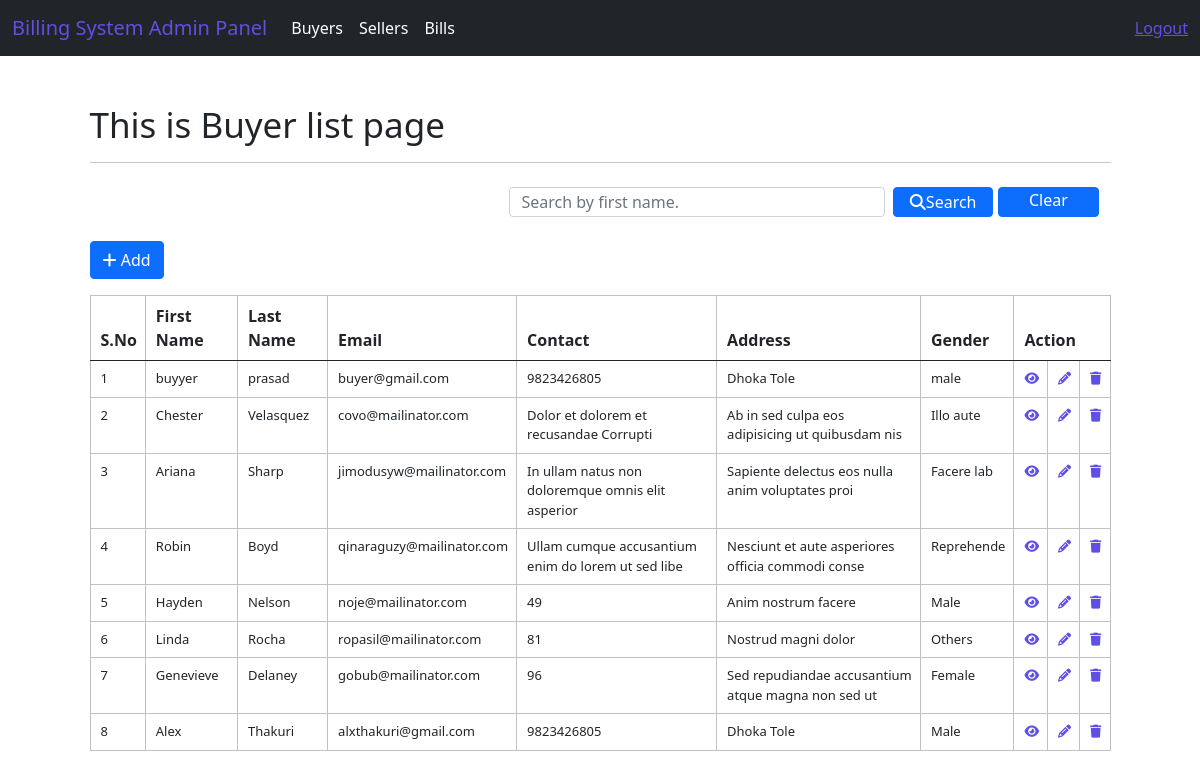
Screenshot of /system/buyer/index (signed in) with the database file from the repository.
### system/models.py (models this page shows)
class CustomUser(AbstractUser):
    MALE = 'Male'
    FEMALE = 'Female'
    OTHERS = 'Female'
    GENDER_CHOICES = [
            (MALE, 'Male'),
            (FEMALE, 'Female'),
            (OTHERS, 'Others'),
            ]
    BUYER_ROLE = 'Buyer'
    SELLER_ROLE = 'Seller'
    ROLE_CHOICES = [
            (BUYER_ROLE, 'Buyer'),
            (SELLER_ROLE, 'Seller'),
            ]
    username = models.CharField(max_length=50, unique=True)
    first_name = models.CharField(max_length=50)
    last_name = models.CharField(max_length=50)
    address = models.CharField(max_length=50)
    contact = models.CharField(max_length=50)
    email = models.EmailField(max_length=50)
    gender = models.CharField(max_length=10, choices=GENDER_CHOICES)
    role = models.CharField(max_length=20, choices=ROLE_CHOICES)
    objects = UserManager()
    REQUIRED_FIELDS = []

### system/views.py (the view)
# urls.py: path("buyer/index",views.buyer_index,name= 'index-buyer'),
@login_required(login_url='login')
def buyer_index(request):
    buyer_list = CustomUser.objects.filter(role="Buyer").order_by('id')
    context = {"data": buyer_list}
    if request.method == "POST":
        search = request.POST.get('search')
        buyers = CustomUser.objects.filter(role="Buyer",first_name__icontains=search)
        context = {"data": buyers}
        return render(request, 'adminPanel/buyers/buyers_index.html', context)
    return render(request, 'adminPanel/buyers/buyers_index.html', context)

### templates/adminPanel/buyers/buyers_index.html (shortened to what this page needs)
{% extends 'layouts/master.html' %}
{% block custom_css %}
<link rel="stylesheet" href="https://cdnjs.cloudflare.com/ajax/libs/font-awesome/6.3.0/css/all.min.css"/>
{% endblock %}
{% block content %}
<div class="container mt-5">
    <h1>This is Buyer list page</h1>
    <hr>
    <nav class="navbar bg-body-tertiary">
        <div class="container-fluid">
              <form class="d-flex" role="search" action="{% url 'index-buyer' %}" method="POST">
                <input style="height: 30px;" class="form-control me-2" type="text" name="search" placeholder="Search by first name." aria-label="Search">
                <button class="btn btn-primary mb-3 mr-3" type="submit" style="height:30px; width: 160px; padding: 0px;"><i class="fa-solid fa-search"></i>Search</button>
                <a href="{% url 'index-buyer' %}" class="btn btn-primary mb-3 ml-2"  style="height:30px; width: 160px; padding: 0px; margin-left: 5px;">Clear</a>
              </form>
        </div>
    </nav>
    <a href="{% url 'add-buyer' %}" class="btn btn-primary mb-3"><i class="fa-solid fa-plus"></i> Add</a>
    <div class="row">
        <div class="col-12">
            <table class="table table-striped-columns table-hover">
                <thead>
                    <tr>
                        <th>S.No</th>
                        <th>First Name</th>
                        <th>Last Name</th>
                        <th>Email</th>
                        <th>Contact</th>
                        <th>Address</th>
                        <th>Gender</th>
                        <th colspan="3">Action</th>
                    </tr>
                </thead>
                <tbody>
                    {% for val in data %}
                    <tr>
                        <td>{{ forloop.counter }}</td>
                        <td>{{ val.first_name }}</td>
                        <td>{{ val.last_name }}</td>
                        <td>{{val.email}}</td>
                        <td>{{val.contact}}</td>
                        <td>{{val.address}}</td>
                        <td>{{val.gender}}</td>
                        <td><a href="{% url 'view-buyer' val.id %}"><i class="fa-solid fa-eye"></i></a></td>
                        <td><a href="{% url 'edit-buyer' val.id %}"><i class="fa-solid fa-pencil"></i></a></td>
                        <td><a href="{% url 'delete-buyer' val.id %}"><i class="fa-solid fa-trash"></i></a></td>
                    </tr>
                    {% endfor %}
                </tbody>
            </table>
        </div>
    </div>
</div>
{% endblock %}

### static/css/style.css (style rules this page uses)
h1 { font-size: 35px; }
.table-elements tr, td, th { font-size: 13px; border: 1px solid rgb(194, 193, 193); padding-left: 10px !important; }
.table-font-for-transcript td, th { font-size: 16px !important; }

### rows the page displays
CustomUser: first_name "buyyer", last_name "prasad", email "buyer@gmail.com", contact "9823426805", address "Dhoka Tole", gender "male"
CustomUser: first_name "Chester", last_name "Velasquez", email "covo@mailinator.com", contact "Dolor et dolorem et recusandae Corrupti", address "Ab in sed culpa eos adipisicing ut quibusdam nis", gender "Illo aute"
CustomUser: first_name "Ariana", last_name "Sharp", email "jimodusyw@mailinator.com", contact "In ullam natus non doloremque omnis elit asperior", address "Sapiente delectus eos nulla anim voluptates proi", gender "Facere lab"
CustomUser: first_name "Robin", last_name "Boyd", email "qinaraguzy@mailinator.com", contact "Ullam cumque accusantium enim do lorem ut sed libe", address "Nesciunt et aute asperiores officia commodi conse", gender "Reprehende"
CustomUser: first_name "Hayden", last_name "Nelson", email "noje@mailinator.com", contact "49", address "Anim nostrum facere", gender "Male"
CustomUser: first_name "Linda", last_name "Rocha", email "ropasil@mailinator.com", contact "81", address "Nostrud magni dolor", gender "Others"
CustomUser: first_name "Genevieve", last_name "Delaney", email "gobub@mailinator.com", contact "96", address "Sed repudiandae accusantium atque magna non sed ut", gender "Female"
CustomUser: first_name "Alex", last_name "Thakuri", email "alxthakuri@gmail.com", contact "9823426805", address "Dhoka Tole", gender "Male"
